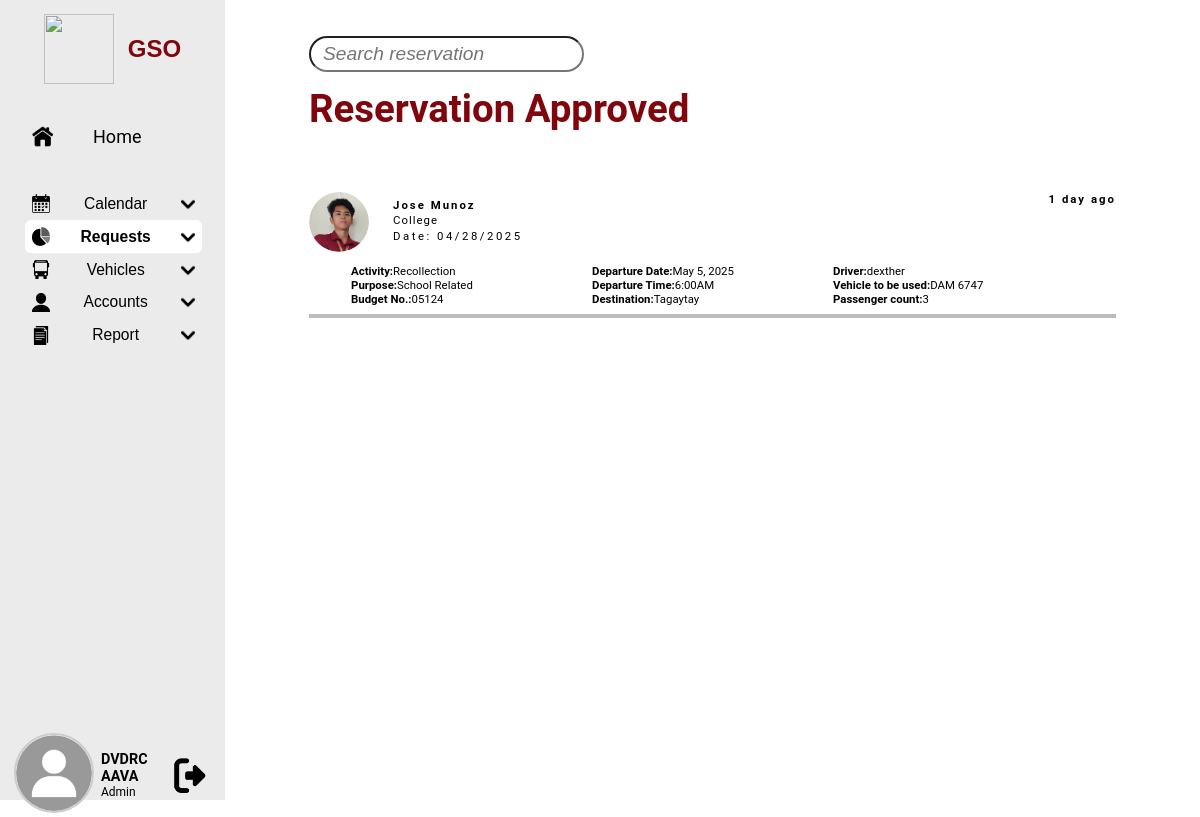
The page /GSO.php?rapp=a&vrfid=2025-042801 (signed in) on the database its author committed.
### tables this page shows
CREATE TABLE `vrftb` (
  `id` varchar(20) NOT NULL,
  `name` varchar(50) DEFAULT NULL,
  `department` varchar(50) DEFAULT NULL,
  `activity` varchar(50) DEFAULT NULL,
  `purpose` varchar(20) DEFAULT NULL,
  `date_filed` date DEFAULT NULL,
  `budget_no` varchar(10) DEFAULT NULL,
  `vehicle` varchar(50) DEFAULT NULL,
  `driver` varchar(50) DEFAULT NULL,
  `destination` varchar(255) DEFAULT NULL,
  `departure` datetime DEFAULT NULL,
  `passenger_count` int(10) DEFAULT NULL,
  `passenger_attachment` varchar(255) DEFAULT NULL,
  `transportation_cost` varchar(255) DEFAULT NULL,
  `total_cost` decimal(10,2) DEFAULT 0.00,
  `letter_attachment` varchar(255) DEFAULT NULL,
  `created_at` timestamp NOT NULL DEFAULT current_timestamp(),
  `updated_at` timestamp NOT NULL DEFAULT current_timestamp() ON UPDATE current_timestamp(),
  `gsoassistant_status` enum('Pending','Clicked','Rejected','Approved') DEFAULT 'Pending',
  `immediatehead_status` enum('Pending','Clicked','Rejected','Approved') DEFAULT 'Pending',
  `gsodirector_status` enum('Pending','Clicked','Rejected','Approved') DEFAULT 'Pending',
  `accounting_status` enum('Pending','Clicked','Rejected','Approved') DEFAULT 'Pending',
  PRIMARY KEY (`id`)
);

### GSO.php (the view, shortened to what this page needs)
<!DOCTYPE html>
<html lang="en">
   <head>
      <link rel="stylesheet" href="styles.css">
      <link rel="stylesheet" href="https://cdnjs.cloudflare.com/ajax/libs/font-awesome/6.4.2/css/all.min.css">
   </head>
<body>
   <nav class="sidebar active">
      <button onclick="toggleSidebar()" id="logo">
         <img src="PNG/GSO_Logo.png" alt="">
         <span class="logo">GSO</span>
      </button>
      <li id="home">
         <a href="GSO.php" class="icon">
            <div>
               <img src="PNG/Home.png" alt="Home">
               <span class="title">Home</span>
            </div>
         </a>
      </li>
      <ul class="nav-list">
         <li style="height: 2.5vw;"></li>
         <li>
            <button onclick="toggleDropdown(this)" class="dropdown-btn" id="calendar">
               <img src="PNG/Calendar.png" alt="Calendar">
               <span>Calendar</span>
               <img src="PNG/Down.png" alt="DropDown">
            </button>
         </li>
         <?php
            if ($_SESSION['role'] != 'User') {
               ?>
                  <li>
                     <button onclick="toggleDropdown(this)" class="dropdown-btn" id="requests">
                        <img src="PNG/Pie.png" alt="Requests">
                        <span>Requests</span>
                        <img src="PNG/Down.png" alt="DropDown">
                     </button>
                  </li>
               <?php
            }
            if (in_array($_SESSION['role'], ['Secretary', 'Admin', 'Director']))
            {
               ?>
                  <li>
                     <button onclick="toggleDropdown(this)" class="dropdown-btn" id="vehicle">
                        <img src="PNG/Vehicle.png" alt="Vehicle">
                        <span>Vehicles</span>
                        <img src="PNG/Down.png" alt="DropDown">
                     </button>
                  </li>
                  <li>
                     <button onclick="toggleDropdown(this)" class="dropdown-btn" id="account">
                        <img src="PNG/Account.png" alt="Report">
                        <span>Accounts</span>
                        <img src="PNG/Down.png" alt="DropDown">
                     </button>
                  </li>
                  <li>
                     <button onclick="toggleDropdown(this)" class="dropdown-btn" id="report">
                        <img src="PNG/File.png" alt="Report">
                        <span>Report</span>
                        <img src="PNG/Down.png" alt="DropDown">
                     </button>
                  </li>
               <?php
            }
         ?>
      </ul>
<div id="logout">
    <form id="uploadForm" method="POST" enctype="multipart/form-data">
        <img id="ppicture"
             src="uploads/<?php echo $_SESSION['ppicture']; ?>"
             alt="Profile Picture"
            style="cursor: pointer; width: 80px; height: 80px; object-fit: cover; border-radius: 50%; border: 2px solid #ccc;"
             title="Click to change profile picture">
    </form>
    <div id="profile-text">
        <span id="name"><?php echo $_SESSION['lname']." ".$_SESSION['fname']; ?></span>
        <span id="role"><?php echo $_SESSION['role']; ?></span>
    </div>
    <a href="index.php">
        <button type="button">
            <img id="logout-img" src="PNG/Logout.png" alt="Logout">
        </button>
    </a>
</div>
   </nav>
   <?php
      if(isset($_GET["papp"]) and !empty($_GET["papp"]))
      {
         ?>
            <main>
         <?php
      }
      else
      {
         ?>
            <main>
         <?php
      }
   ?>
      <?php
         if(isset($_GET["papp"]) and !empty($_GET["papp"]))
         pendingApproval();
         elseif(isset($_GET["rapp"]) and !empty($_GET["rapp"]))
         reservationApproved();
         elseif(isset($_GET["creq"]) and !empty($_GET["creq"]))
         cancelledRequests();
         elseif(isset($_GET["aveh"]) and !empty($_GET["aveh"]))
         addVehicle();
         elseif(isset($_GET["mveh"]) and !empty($_GET["mveh"]))
         manageVehicle();
         elseif(isset($_GET["mche"]) and !empty($_GET["mche"]))
         maintenanceChecklist();
         elseif(isset($_GET["vres"]) and !empty($_GET["vres"]))
         vehicleReservationForm();
         elseif(isset($_GET["vsch"]) and !empty($_GET["vsch"]))
         vehicleSchedules();
         elseif(isset($_GET["macc"]) and !empty($_GET["macc"]))
         manageAccount();
         elseif(isset($_GET["mdep"]) and !empty($_GET["mdep"]))
         manageDepartment();
         elseif(isset($_GET["srep"]) and !empty($_GET["srep"]))
         summaryReport();
         elseif(isset($_GET["mrep"]) and !empty($_GET["mrep"]))
         maintenanceReport();
         else
         home();
      ?>
   </main>
</body>
</html>
      <?php
   function reservationApproved()
   {
      ?>
         <input class="search" type="text" id="search" placeholder="Search reservation">
         <div class="maintitle">
            <h1>Reservation Approved</h1>
            <?php
               include 'config.php';
            ?>
         </div>
         <div class="whitespace"></div>
         <?php
            $selectvrf = "SELECT * FROM vrftb WHERE gsoassistant_status='Approved' AND immediatehead_status='Approved' AND gsodirector_status='Approved' AND accounting_status='Approved' ORDER BY date_filed DESC, id DESC";
            $resultvrf = $conn->query($selectvrf);
            if ($resultvrf->num_rows > 0) {
               while($rowvrf = $resultvrf->fetch_assoc()) {
                  ?>
                     <a href="GSO.php?rapp=a&vrfid=<?php echo $rowvrf['id']; ?>#vrespopup" class="link" style="text-decoration:none;">
                  <?php
                     if($rowvrf[$status] != "Clicked")
                     {
                        ?> <div class="info-box"> <?php
                     }
                     else
                     {
                        ?> <div class="info-box" style="background-color:#eeeeee;"> <?php
                     }
                        ?>
                           <div class="pending">
                              <span class="time">
                                 <?php
                                    $updated_at = strtotime($rowvrf['updated_at']);
                                    $now = time();
                                    $interval = $now - $updated_at;
                                    if ($interval < 60) {
                                        echo 'Just now';
                                    } elseif ($interval < 3600) {
                                        $minutes = floor($interval / 60);
                                        echo $minutes . ' minute' . ($minutes > 1 ? 's' : '') . ' ago';
                                    } elseif ($interval < 86400) {
                                        $hours = floor($interval / 3600);
                                        echo $hours . ' hour' . ($hours > 1 ? 's' : '') . ' ago';
                                    } else {
                                        $days = floor($interval / 86400);
                                        echo $days . ' day' . ($days > 1 ? 's' : '') . ' ago';
                                    }
                                 ?>
                              </span>
                           </div>
                           <div class="info-heading">
                              <img src="uploads/Maynard.png" alt="Profile">
                              <span class="info-heading-text">
                                 <span class="name"><?php echo $rowvrf['name'] ?></span>
                                 <span class="department"><?php echo $rowvrf['department'] ?></span>
                                 <span class="date"><?php echo "Date: ".date("m/d/Y", strtotime($rowvrf['date_filed']));?></span>
                              </span>
                           </div>
                           <div class="info-details">
                              <div>
                                 <div><div class="title">Activity:</div><div class="dikoalam"><?php echo $rowvrf['activity']; ?></div></div>
                                 <div><div class="title">Purpose:</div><div class="dikoalam"><?php echo $rowvrf['purpose']; ?></div></div>
                                 <div><div class="title">Budget No.:</div><div class="dikoalam"><?php echo $rowvrf['budget_no']; ?></div></div>
                              </div>
                              <div>
                                 <div><div class="title">Departure Date:</div><div class="dikoalam"><?php echo (new DateTime($rowvrf['departure']))->format("F j, Y"); ?></div></div>
                                 <div><div class="title">Departure Time:</div><div class="dikoalam"><?php echo (new DateTime($rowvrf['departure']))->format("g:iA"); ?></div></div>
                                 <div><div class="title">Destination:</div><div class="dikoalam"><?php echo $rowvrf['destination']; ?></div></div>
                              </div>
                              <div>
                                 <div><div class="title">Driver:</div><div class="dikoalam"><?php echo $rowvrf['driver']; ?></div></div>
                                 <div><div class="title">Vehicle to be used:</div><div class="dikoalam"><?php echo $rowvrf['vehicle']; ?></div></div>
                                 <div><div class="title">Passenger count:</div><div class="dikoalam"><?php echo $rowvrf['passenger_count'] ?></div></div>
                              </div>
                           </div>
                        </div>
                     </a>
                  <?php
               }
            }
         ?>
      <?php
   }
      ?>

### styles.css (style rules this page uses)
:root { --light-gray: #ebebeb; --dark-gray: #bcbcbc; --sidebar-width: 23.33vw; --maroon: #80050d; --yellow: #efb954; }
* { margin: 0; padding: 0; box-sizing: border-box; text-decoration: none; color: black; }
body { padding: 0; font-family: 'Roboto', sans-serif; background-color: white; display: flex; flex-direction: row; }
li { list-style: none; }
.sidebar ul { height: calc(100% - 17.5vw); scrollbar-width: none; scrollbar-color: #999 #f1f1f1; scroll-behavior: smooth; overflow-y: auto; overflow-x: hidden; }

### rows shown on the page
vrftb: name "Jose Munoz", department "College", date_filed "04/28/2025", activity "Recollection", purpose "School Related", budget_no "05124", departure "May 5, 2025", departure "6:00AM", destination "Tagaytay", driver "dexther", vehicle "DAM 6747", passenger_count "3"

### other values the page prints
$_SESSION['lname'] "DVDRC"
$_SESSION['fname'] "AAVA"
$_SESSION['role'] "Admin"
